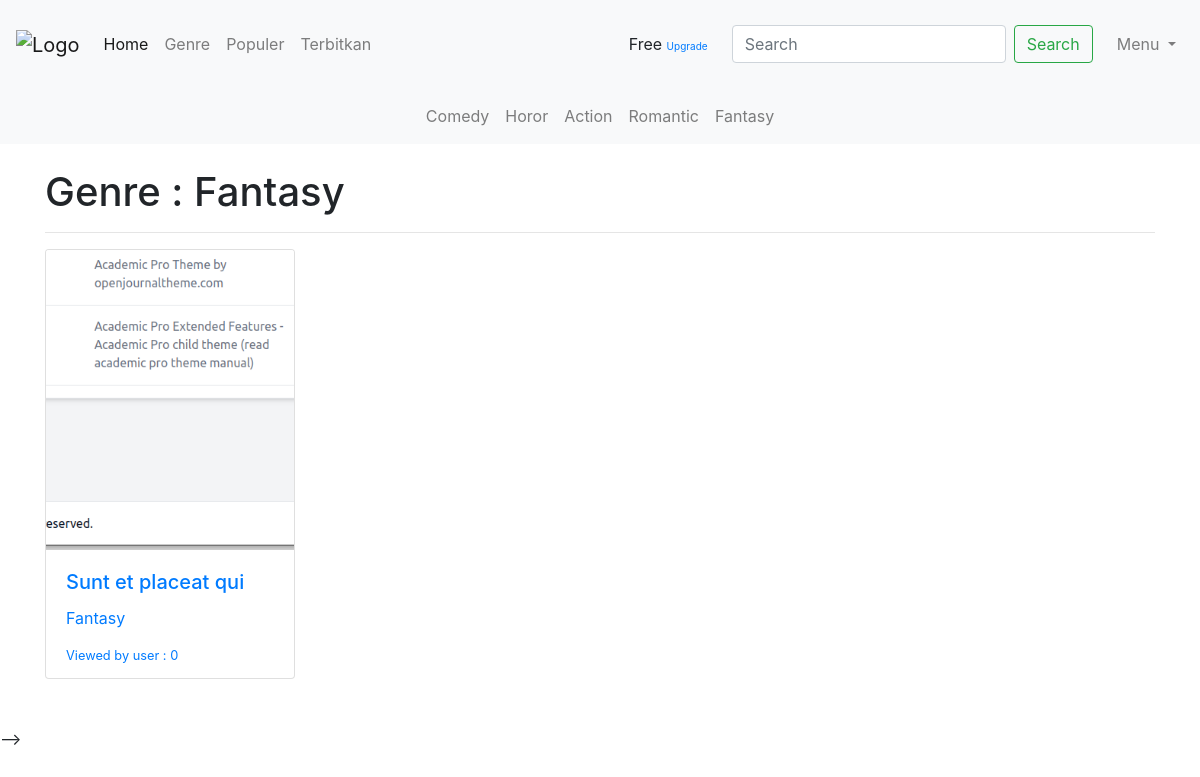
/genre/Fantasy.php (signed in), run on the app's committed database.
### tables this page shows
CREATE TABLE `terbit` (
  `id_judul` int NOT NULL,
  `id_akun` int NOT NULL,
  `judul` varchar(100) NOT NULL,
  `genre` varchar(20) NOT NULL,
  `email` varchar(100) NOT NULL,
  `ringkasan` varchar(255) NOT NULL,
  `foto` varchar(255) NOT NULL,
  `disetujui` int NOT NULL,
  `premium` int NOT NULL DEFAULT '0',
  `view_count` int NOT NULL DEFAULT '0',
  `tgl_dibuat` date NULL,
  `tgl_disetujui` date NULL
);

### config/controller.php (called while the page is built, shortened)
<?php
function select($query){
    global $db;
    $result = mysqli_query($db, $query);
    $rows = [];
    while ($row = mysqli_fetch_assoc($result)) {
       $rows[] = $row;
    }
    return $rows;
}
function get_current_viewed_by_user($id_judul)
{
    $user_id = $_SESSION['id_akun'];
    $current_view_count = select("SELECT COUNT(id_viewed_by_user) FROM viewed_by_user WHERE id_item = $id_judul AND id_user = $user_id")[0]["COUNT(id_viewed_by_user)"];
    return $current_view_count;
}
?>

### genre/Fantasy.php (the view, shortened to what this page needs)
<!DOCTYPE html>
<html lang="en">
<head>
  <link rel="stylesheet" href="https://maxcdn.bootstrapcdn.com/bootstrap/4.0.0/css/bootstrap.min.css">
  <link rel="stylesheet" href="">
</head>
<body>
<?php include '../layout/header.php';
$data_terbit = select("SELECT * FROM terbit WHERE disetujui=1 AND genre='Fantasy' ORDER BY judul DESC");
?>
<nav class="navbar navbar-expand-lg navbar-light bg-light">
  <div class="container-fluid d-flex justify-content-center">
    <div class="collapse navbar-collapse justify-content-center" id="navbarNav">
    <ul class="navbar-nav">
        <li class="nav-item">
          <a class="nav-link" href="Comedy.php">Comedy</a>
        </li>
        <li class="nav-item">
          <a class="nav-link" href="Horor.php">Horor</a>
        </li>
        <li class="nav-item">
          <a class="nav-link" href="Action.php">Action</a>
        </li>
        <li class="nav-item">
          <a class="nav-link" href="Romantic.php">Romantic</a>
        </li>
        <li class="nav-item">
          <a class="nav-link" href="Fantasy.php">Fantasy</a>
        </li>
      </ul>
    </div>
  </div>
</nav>
<div class="container mt-4">
    <h1>Genre : Fantasy</h1>
    <hr>
    <div class="row row-cols-4">
      <?php foreach ($data_terbit as $terbit) : ?>
        <div class="col">
          <div class="card" style="width: 250px; height: 430px;">
            <a href="../detail-komik.php?id_judul=<?= $terbit['id_judul'] ?>">
              <img class="card-img-top" src="../assets/img/<?= $terbit['foto']; ?>" alt="<?= $terbit['judul']; ?>" style="height: 300px; object-fit: cover;">
              <div class="card-body">
                <h5 class="card-title"><?= $terbit['judul']; ?></h5>
                <p class="card-text"><?= $terbit['genre']; ?></p>
                <p class="card-text small">Viewed by user : <?= get_current_viewed_by_user($terbit['id_judul']); ?></p>
              </div>
            </a>
          </div>
        </div>
      <?php endforeach; ?>
    </div>
</div>
<br>
<br>
</body>
</html>

### data on the page
terbit: foto (picture), judul "Sunt et placeat qui", genre "Fantasy", id_judul "0"
